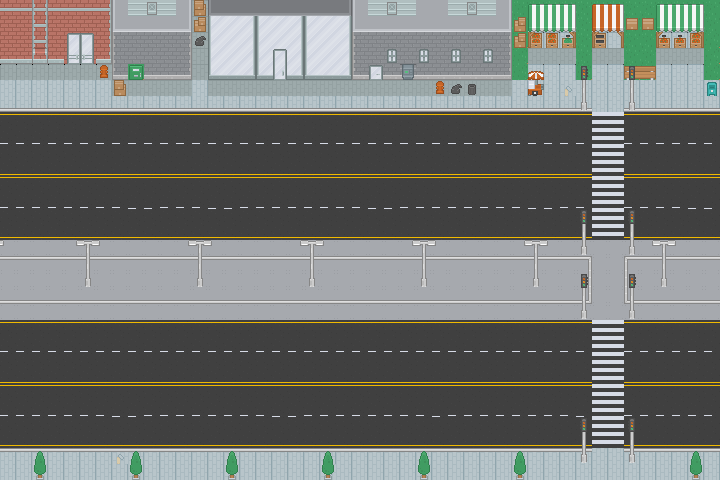

A level layout from a 2D game, rendered from its tile map. Below: a short description, then the map file with tile-grid data replaced by summaries:
An orthogonal 45x30 tile map with 16x16 px tiles, 4 tile layers (Pohja, Kaiteet, Koristeet, Talot).

<map version="1.0" orientation="orthogonal" renderorder="right-down" width="45" height="30" tilewidth="16" tileheight="16" nextobjectid="1">
 <tileset firstgid="1" name="roguelikeCity_magenta" tilewidth="16" tileheight="16" spacing="1" tilecount="1036" columns="37">
  <image source="roguelike-modern-city-pack/Spritesheet/roguelikeCity_magenta.png" width="628" height="475" />
 </tileset>
 <layer name="Pohja" width="45" height="30">
  <data>[1350 cells, 1329 non-empty, 32 distinct tile ids]</data>
 </layer>
 <layer name="Kaiteet" width="45" height="30">
  <data>[1350 cells, 378 non-empty, 13 distinct tile ids]</data>
 </layer>
 <layer name="Koristeet" width="45" height="30">
  <data>[1350 cells, 85 non-empty, 25 distinct tile ids]</data>
 </layer>
 <layer name="Talot" width="45" height="30">
  <data>[1350 cells, 205 non-empty, 62 distinct tile ids]</data>
 </layer>
</map>
